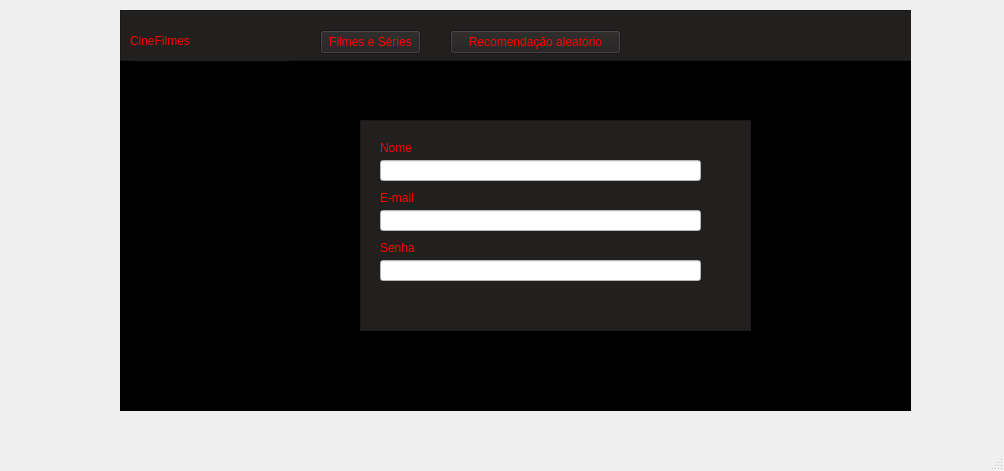
<?xml version="1.0" encoding="UTF-8"?>
<ui version="4.0">
 <class>tela_perfil</class>
 <widget class="QMainWindow" name="tela_perfil">
  <property name="geometry">
   <rect>
    <x>0</x>
    <y>0</y>
    <width>1004</width>
    <height>471</height>
   </rect>
  </property>
  <property name="windowTitle">
   <string>MainWindow</string>
  </property>
  <widget class="QWidget" name="tela_Perfil_1">
   <widget class="QFrame" name="tela_de_perfil">
    <property name="geometry">
     <rect>
      <x>120</x>
      <y>10</y>
      <width>791</width>
      <height>401</height>
     </rect>
    </property>
    <property name="styleSheet">
     <string notr="true">background-color: rgb(0, 0, 0);</string>
    </property>
    <property name="frameShape">
     <enum>QFrame::Shape::StyledPanel</enum>
    </property>
    <property name="frameShadow">
     <enum>QFrame::Shadow::Raised</enum>
    </property>
    <widget class="QFrame" name="barra">
     <property name="geometry">
      <rect>
       <x>0</x>
       <y>0</y>
       <width>811</width>
       <height>51</height>
      </rect>
     </property>
     <property name="styleSheet">
      <string notr="true">background-color: rgb(34, 31, 31);</string>
     </property>
     <property name="frameShape">
      <enum>QFrame::Shape::StyledPanel</enum>
     </property>
     <property name="frameShadow">
      <enum>QFrame::Shadow::Raised</enum>
     </property>
     <widget class="QLabel" name="btn_Cine_filme">
      <property name="geometry">
       <rect>
        <x>10</x>
        <y>10</y>
        <width>161</width>
        <height>41</height>
       </rect>
      </property>
      <property name="styleSheet">
       <string notr="true">color: rgb(255, 0, 0);
font: 900 22pt &quot;Segoe UI&quot;;</string>
      </property>
      <property name="text">
       <string>CineFilmes</string>
      </property>
     </widget>
     <widget class="QPushButton" name="btn_Filmes_e_Series">
      <property name="geometry">
       <rect>
        <x>200</x>
        <y>20</y>
        <width>101</width>
        <height>24</height>
       </rect>
      </property>
      <property name="styleSheet">
       <string notr="true">color: rgb(0, 255, 0);
color: rgb(255, 0, 0);
background-color: rgb(34, 31, 31);</string>
      </property>
      <property name="text">
       <string>Filmes e Séries</string>
      </property>
     </widget>
     <widget class="QPushButton" name="btn_Recomendacao_aleatorio">
      <property name="geometry">
       <rect>
        <x>330</x>
        <y>20</y>
        <width>171</width>
        <height>24</height>
       </rect>
      </property>
      <property name="styleSheet">
       <string notr="true">color: rgb(255, 0, 0);</string>
      </property>
      <property name="text">
       <string>Recomendação aleatório</string>
      </property>
     </widget>
     <zorder>btn_Recomendacao_aleatorio</zorder>
     <zorder>btn_Cine_filme</zorder>
     <zorder>btn_Filmes_e_Series</zorder>
    </widget>
    <widget class="QLabel" name="btn_Icon_perfil">
     <property name="geometry">
      <rect>
       <x>130</x>
       <y>150</y>
       <width>81</width>
       <height>81</height>
      </rect>
     </property>
     <property name="text">
      <string/>
     </property>
     <property name="pixmap">
      <pixmap resource="../python/qrc/perfil.qrc">:/perfil 1/icon_perfil.png</pixmap>
     </property>
     <property name="scaledContents">
      <bool>true</bool>
     </property>
    </widget>
    <widget class="QFrame" name="tela_inscricao">
     <property name="geometry">
      <rect>
       <x>240</x>
       <y>110</y>
       <width>391</width>
       <height>211</height>
      </rect>
     </property>
     <property name="styleSheet">
      <string notr="true">background-color: rgb(34, 31, 31);</string>
     </property>
     <property name="frameShape">
      <enum>QFrame::Shape::StyledPanel</enum>
     </property>
     <property name="frameShadow">
      <enum>QFrame::Shadow::Raised</enum>
     </property>
     <widget class="QLabel" name="txt_Nome">
      <property name="geometry">
       <rect>
        <x>20</x>
        <y>20</y>
        <width>49</width>
        <height>16</height>
       </rect>
      </property>
      <property name="styleSheet">
       <string notr="true">color: rgb(255, 0, 0);</string>
      </property>
      <property name="text">
       <string>Nome</string>
      </property>
     </widget>
     <widget class="QLineEdit" name="btn_Nome">
      <property name="geometry">
       <rect>
        <x>20</x>
        <y>40</y>
        <width>321</width>
        <height>21</height>
       </rect>
      </property>
      <property name="styleSheet">
       <string notr="true">background-color: rgb(255, 255, 255);</string>
      </property>
     </widget>
     <widget class="QLabel" name="txt_E_mail">
      <property name="geometry">
       <rect>
        <x>20</x>
        <y>70</y>
        <width>49</width>
        <height>16</height>
       </rect>
      </property>
      <property name="styleSheet">
       <string notr="true">color: rgb(255, 0, 0);</string>
      </property>
      <property name="text">
       <string>E-mail</string>
      </property>
     </widget>
     <widget class="QLineEdit" name="btn_e_mail">
      <property name="geometry">
       <rect>
        <x>20</x>
        <y>90</y>
        <width>321</width>
        <height>21</height>
       </rect>
      </property>
      <property name="styleSheet">
       <string notr="true">background-color: rgb(255, 255, 255);</string>
      </property>
     </widget>
     <widget class="QLabel" name="txt_Senha">
      <property name="geometry">
       <rect>
        <x>20</x>
        <y>120</y>
        <width>49</width>
        <height>16</height>
       </rect>
      </property>
      <property name="styleSheet">
       <string notr="true">color: rgb(255, 0, 0);</string>
      </property>
      <property name="text">
       <string>Senha</string>
      </property>
     </widget>
     <widget class="QLineEdit" name="btn_Senha">
      <property name="geometry">
       <rect>
        <x>20</x>
        <y>140</y>
        <width>321</width>
        <height>21</height>
       </rect>
      </property>
      <property name="styleSheet">
       <string notr="true">background-color: rgb(255, 255, 255);</string>
      </property>
      <property name="echoMode">
       <enum>QLineEdit::EchoMode::Password</enum>
      </property>
     </widget>
    </widget>
   </widget>
  </widget>
  <widget class="QMenuBar" name="menubar">
   <property name="geometry">
    <rect>
     <x>0</x>
     <y>0</y>
     <width>1004</width>
     <height>33</height>
    </rect>
   </property>
  </widget>
  <widget class="QStatusBar" name="statusbar"/>
 </widget>
 <resources>
  <include location="../python/qrc/poster.qrc"/>
  <include location="../python/qrc/perfil.qrc"/>
 </resources>
 <connections/>
</ui>
